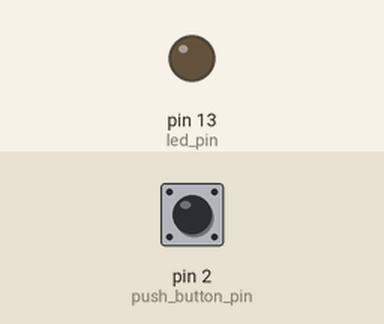
Recording of a sketch running on a simulated Arduino Uno, built with avr-gcc and run on an emulated ATmega328P. Shown: output pins drawn as LEDs (lit = HIGH). The test bench sets the inputs (shaded band); at power-on: pin 2 (push_button_pin) HIGH. What the sketch prints to the serial monitor is not drawn.

Above: at 1.2 s.
1.3 s: pin 2 (push_button_pin) pulled LOW for 0.15 s
At 1.37 s:
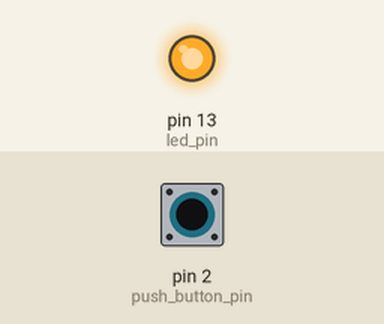
2.9 s: pin 2 (push_button_pin) pulled LOW for 3.2 s
At 7.2 s:
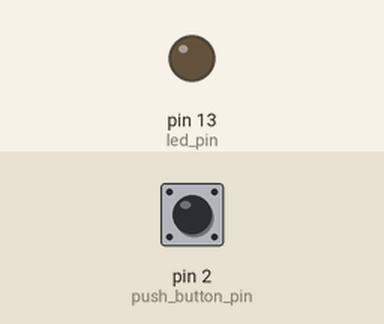
Timing chart, 0 to 8.7 s (numbered marks = the images above; inputs shaded):
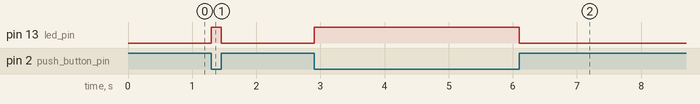

The sketch:

program_0004.ino
```cpp
// (licence header left out)
//
// See image file "arduino_uno_r3.jpg" for board diagram and pin layout.
//

//
// See image file "push_button_device.jpg".
//
// 1) Connect from this pin to 2 on UNO R3 board.
//
// 2) Connect from this pin to "GND" in "DIGITAL" section on R3 board.
//
// Declare pin 2 as push-button on our UNO R3 device.
//
const int push_button_pin = 2;

//
// See image file "multi_color_led_device.jpg".
//
// 1) Connect from this pin to 13 on UNO R3 board.
//
// 2) Connect from this pin to "GND" in "POWER" section on R3 board.
//
// Declare pin 13 as LED output on our UNO R3 device.
//
const int led_pin = 13;

//
// Setup function.
//
// Info:
//
// Start serial communication at 115200 baud rate.
//
// Set push button (pin 2) to use internal pull-up resistor.
//
// Set multi-color LED (pin 13) to be our output. Pin 13 also triggers the
// "L" LED on the UNO R3, so you will se this activate when the push button
// is pressed.
//
void setup()
{
    Serial.begin(115200);
    pinMode(push_button_pin, INPUT_PULLUP);
    pinMode(led_pin, OUTPUT);
}

//
// Main program function.
//
// Info:
//
// Push button to see change state from HIGH (1) to LOW (0) in a serial monitor.
//
// Push button to turn on LED that is mounted on the Pressed Circuit Board
// (PCB) and the multi-color LED we attached for fun.
//
void loop()
{
    int button_state = digitalRead(push_button_pin);
    Serial.println(button_state);

    if (button_state == HIGH)
    {
        digitalWrite(led_pin, LOW);
    }
    else
    {
        digitalWrite(led_pin, HIGH);
    }
}

// End of file.
```

Measured:
- after the input at 1.3 s, pin 13 (led_pin): LOW → HIGH at once, → LOW 0.15 s later
- after the input at 2.9 s, pin 13 (led_pin): LOW → HIGH at once, → LOW 3.2 s later
